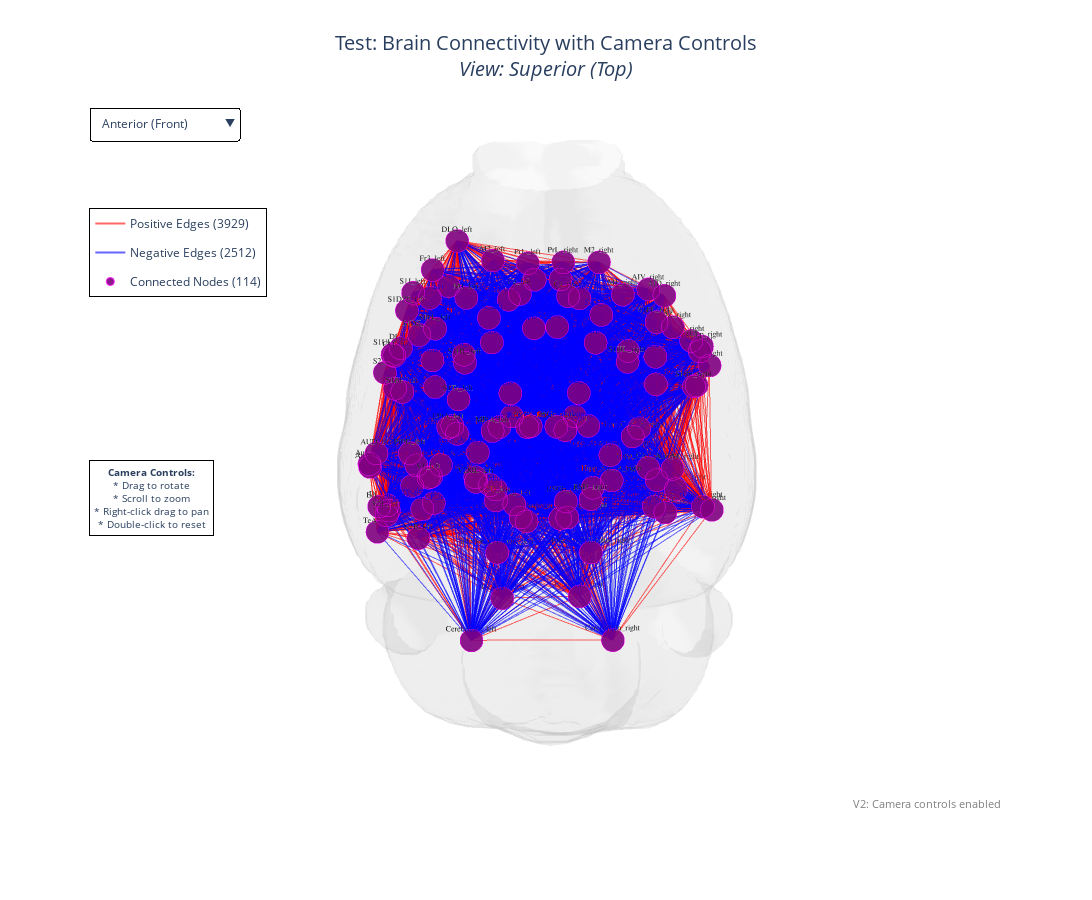

Notebook source saved alongside this figure:
### Code cell
# Display the figure inline (optional)
fig.show()

### Figure 1 — Plotly figure (JSON) as saved in the notebook; plotly's stock layout.template omitted (floating-point values rounded to 4 significant figures; data arrays with more than 128 entries replaced by an {"elided": "..."} marker saying what was removed)
{"data": [{"color": "lightgray", "hoverinfo": "skip", "i": {"elided": "18857 int values"}, "j": {"elided": "18857 int values"}, "k": {"elided": "18857 int values"}, "name": "Brain Surface", "opacity": 0.15, "showlegend": false, "type": "mesh3d", "x": {"elided": "9510 float values"}, "y": {"elided": "9510 float values"}, "z": {"elided": "9510 float values"}}, {"hoverinfo": "text", "hovertext": {"elided": "11787 str values"}, "legendgroup": "pos_edges", "line": {"color": "red", "width": 2}, "mode": "lines", "name": "Positive Edges (3929)", "opacity": 0.6, "showlegend": true, "type": "scatter3d", "visible": true, "x": {"elided": "11787 float values"}, "y": {"elided": "11787 float values"}, "z": {"elided": "11787 float values"}}, {"hoverinfo": "text", "hovertext": {"elided": "7536 str values"}, "legendgroup": "neg_edges", "line": {"color": "blue", "width": 2}, "mode": "lines", "name": "Negative Edges (2512)", "opacity": 0.6, "showlegend": true, "type": "scatter3d", "visible": true, "x": {"elided": "7536 float values"}, "y": {"elided": "7536 float values"}, "z": {"elided": "7536 float values"}}, {"hoverinfo": "text", "hovertext": ["Acumbens_left", "AID_left", "AIP_left", "AIV_left", "Amygdala_left", "Au1_left", "AUD_left", "AuV_left", "Brainstem_left", "Cent_Gray_left", "Cerebellum_left", "Cg_left", "DI_left", "DLEnt_left", "DLO_left", "Ect_left", "Fr3_left", "GI_left", "Hipp_CA1_A_left", "Hipp_CA1_P_left", "Hipp_CA2_left", "Hipp_CA3_A_left", "Hipp_CA3_P_left", "Hipp_dentegyrus_A_left", "Hipp_dentegyrus_P_left", "Hipp_FC_left", "Hipp_Sub_A_left", "Hipp_Sub_P_left", "Hypothalamus_left", "IL_left", "Inferior_Colliculus_left", "LPtA_left", "LSeptn_left", "M1_left", "M2_left", "MPtA_left", "Piriform_left", "PRh_left", "PrL_left", "PtPD_left", "Rest_of_Midbrain_left", "RSD_left", "RSGb_left", "RSGc_left", "S1BF_left", "S1DZ0_left", "S1DZ_left", "S1FL_left", "S1HL_left", "S1J_left", "S1Tr_left", "S1ULp_left", "S2_left", "SaA_left", "SaM_left", "SaP_left", "Substantia_Nigra_left", "Superior_Colliculus_left", "TeA_left", "Thalamus_A_left", "Thalamus_P_left", "V1B_left", "V1_left", "V2L_left", "V2ML_left", "VP_mfb_left", "Acumbens_right", "AID_right", "AIP_right", "AIV_right", "Amygdala_right", "Brainstem_right", "Central_Gray_right", "Cerebellum_right", "Cg_right", "DI_right", "DLEnt_right", "Ect_right", "GI_right", "Hipp_CA1_A_right", "Hipp_CA1_P_right", "Hipp_CA2_right", "Hipp_CA3_A_right", "Hipp_CA3_P_right", "Hipp_dentegyrus_A_right", "Hipp_dentegyrus_P_right", "Hipp_FC_right", "Hipp_Sub_A_right", "Hipp_Sub_P_right", "Hypothalamus_right", "IL_right", "Inferior_Colliculus_right", "LSeptn_right", "M1_right", "M2_right", "Piriform_right", "PrL_right", "Rest_of_Midbrain_right", "RSD_right", "RSGb_right", "RSGc_right", "S1BF_right", "S1DZ_right", "S1FL_right", "S1HL_right", "S1ULp_right", "S2_right", "SaA_right", "SaM_right", "SaP_right", "Superior_Colliculus_right", "Thalamus_A_right", "Thalamus_P_right", "VP_mfb_right"], "legendgroup": "nodes_all", "marker": {"color": "purple", "line": {"color": "magenta", "width": 1}, "opacity": 0.9, "size": 8}, "mode": "markers+text", "name": "All Nodes (114)", "showlegend": true, "text": ["Acumbens_left", "AID_left", "AIP_left", "AIV_left", "Amygdala_left", "Au1_left", "AUD_left", "AuV_left", "Brainstem_left", "Cent_Gray_left", "Cerebellum_left", "Cg_left", "DI_left", "DLEnt_left", "DLO_left", "Ect_left", "Fr3_left", "GI_left", "Hipp_CA1_A_left", "Hipp_CA1_P_left", "Hipp_CA2_left", "Hipp_CA3_A_left", "Hipp_CA3_P_left", "Hipp_dentegyrus_A_left", "Hipp_dentegyrus_P_left", "Hipp_FC_left", "Hipp_Sub_A_left", "Hipp_Sub_P_left", "Hypothalamus_left", "IL_left", "Inferior_Colliculus_left", "LPtA_left", "LSeptn_left", "M1_left", "M2_left", "MPtA_left", "Piriform_left", "PRh_left", "PrL_left", "PtPD_left", "Rest_of_Midbrain_left", "RSD_left", "RSGb_left", "RSGc_left", "S1BF_left", "S1DZ0_left", "S1DZ_left", "S1FL_left", "S1HL_left", "S1J_left", "S1Tr_left", "S1ULp_left", "S2_left", "SaA_left", "SaM_left", "SaP_left", "Substantia_Nigra_left", "Superior_Colliculus_left", "TeA_left", "Thalamus_A_left", "Thalamus_P_left", "V1B_left", "V1_left", "V2L_left", "V2ML_left", "VP_mfb_left", "Acumbens_right", "AID_right", "AIP_right", "AIV_right", "Amygdala_right", "Brainstem_right", "Central_Gray_right", "Cerebellum_right", "Cg_right", "DI_right", "DLEnt_right", "Ect_right", "GI_right", "Hipp_CA1_A_right", "Hipp_CA1_P_right", "Hipp_CA2_right", "Hipp_CA3_A_right", "Hipp_CA3_P_right", "Hipp_dentegyrus_A_right", "Hipp_dentegyrus_P_right", "Hipp_FC_right", "Hipp_Sub_A_right", "Hipp_Sub_P_right", "Hypothalamus_right", "IL_right", "Inferior_Colliculus_right", "LSeptn_right", "M1_right", "M2_right", "Piriform_right", "PrL_right", "Rest_of_Midbrain_right", "RSD_right", "RSGb_right", "RSGc_right", "S1BF_right", "S1DZ_right", "S1FL_right", "S1HL_right", "S1ULp_right", "S2_right", "SaA_right", "SaM_right", "SaP_right", "Superior_Colliculus_right", "Thalamus_A_right", "Thalamus_P_right", "VP_mfb_right"], "textfont": {"color": "black", "family": "Arial", "size": 8}, "textposition": "top center", "type": "scatter3d", "visible": false, "x": [-15.36, -45.77, -61.89, -38.61, -40.17, -67.02, -62.84, -69.2, -18.43, -7.648, -28.42, -9.388, -57.78, -64.59, -33.79, -65.15, -41.54, -59.79, -38.43, -54.24, -49.65, -32.79, -45.95, -25.2, -44.61, -6.975, -25.6, -49.0, -14.51, -4.513, -18.28, -33.48, -4.912, -27.94, -18.71, -18.16, -47.9, -61.78, -6.823, -47.58, -19.85, -17.41, -11.23, -5.474, -51.72, -51.69, -45.27, -38.94, -27.95, -49.54, -30.02, -57.94, -62.64, -22.08, -32.09, -43.81, -23.3, -9.319, -62.82, -14.23, -18.48, -44.72, -40.46, -57.23, -23.78, -23.13, 13.49, 45.91, 60.91, 40.06, 39.55, 13.84, 5.344, 25.12, 7.623, 56.78, 62.82, 63.59, 59.67, 36.72, 51.88, 47.7, 31.44, 43.58, 23.42, 42.26, 6.895, 23.36, 46.65, 11.86, 5.433, 16.46, 4.261, 26.51, 18.33, 45.63, 6.188, 18.1, 15.13, 6.821, 3.484, 52.6, 44.61, 38.2, 27.73, 58.05, 62.7, 21.1, 31.56, 42.68, 7.563, 12.84, 16.43, 20.85], "y": [66.02, 64.44, 29.91, 69.37, 15.36, -0.8123, 3.179, -2.04, -57.05, -22.94, -67.81, 59.34, 45.15, -17.67, 83.72, -17.4, 70.17, 41.7, -1.128, -9.762, -1.328, 10.34, -5.95, 3.462, -16.3, 12.68, -5.484, -18.62, 18.98, 70.27, -33.65, 11.77, 52.62, 57.32, 70.49, 10.51, 42.57, -19.07, 73.12, 3.067, -10.83, -13.24, -14.89, 12.48, 25.16, 56.0, 45.26, 46.67, 34.1, 62.86, 21.38, 40.37, 34.58, 55.3, 41.74, 29.43, -9.654, -20.08, -26.04, 27.11, 13.73, -26.64, -5.352, -19.09, -6.662, 50.58, 66.54, 64.64, 30.97, 67.78, 14.29, -56.02, -21.87, -67.36, 58.42, 47.44, -18.02, -18.46, 42.99, -2.158, -10.98, -2.575, 9.301, -7.24, 2.486, -17.62, 11.5, -6.591, -19.87, 18.97, 70.21, -33.48, 53.15, 58.06, 69.5, 43.94, 73.18, -10.06, -12.73, -13.74, 12.31, 26.92, 47.61, 48.54, 34.19, 43.05, 36.99, 56.39, 42.84, 30.26, -20.05, 27.26, 14.09, 50.43], "z": [-20.08, -7.543, -21.02, -9.037, -37.53, 4.945, 12.78, -6.915, -28.89, -0.4212, 4.175, 27.15, -10.89, -18.98, 4.863, -4.492, 16.59, -7.768, 17.72, -17.09, 2.122, 14.86, -11.84, 14.52, -9.956, 17.54, 20.93, -8.871, -29.99, -1.094, 11.5, 37.51, -8.161, 30.55, 30.21, 40.66, -31.04, -6.653, 14.37, 31.09, -6.74, 34.7, 29.27, 30.6, 22.09, 12.24, 24.39, 30.04, 35.84, 11.31, 37.25, 6.931, -2.849, 0.1476, -4.176, -7.824, -26.12, 19.95, 10.87, -10.14, -7.93, 30.41, 35.47, 22.73, 40.97, -34.67, -19.79, -3.898, -18.26, -7.273, -36.26, -27.44, -0.4096, 5.873, 28.19, -6.538, -14.84, 0.3585, -4.099, 20.6, -14.19, 5.424, 17.49, -9.127, 16.67, -7.31, 19.11, 23.17, -6.354, -28.88, -0.4093, 12.66, -8.513, 32.77, 31.74, -29.65, 15.69, -5.421, 36.37, 31.04, 31.4, 24.22, 27.43, 32.72, 37.56, 10.02, 0.3929, 0.7026, -1.333, -4.863, 20.4, -9.544, -7.116, -34.28]}, {"hoverinfo": "text", "hovertext": ["Acumbens_left", "AID_left", "AIP_left", "AIV_left", "Amygdala_left", "Au1_left", "AUD_left", "AuV_left", "Brainstem_left", "Cent_Gray_left", "Cerebellum_left", "Cg_left", "DI_left", "DLEnt_left", "DLO_left", "Ect_left", "Fr3_left", "GI_left", "Hipp_CA1_A_left", "Hipp_CA1_P_left", "Hipp_CA2_left", "Hipp_CA3_A_left", "Hipp_CA3_P_left", "Hipp_dentegyrus_A_left", "Hipp_dentegyrus_P_left", "Hipp_FC_left", "Hipp_Sub_A_left", "Hipp_Sub_P_left", "Hypothalamus_left", "IL_left", "Inferior_Colliculus_left", "LPtA_left", "LSeptn_left", "M1_left", "M2_left", "MPtA_left", "Piriform_left", "PRh_left", "PrL_left", "PtPD_left", "Rest_of_Midbrain_left", "RSD_left", "RSGb_left", "RSGc_left", "S1BF_left", "S1DZ0_left", "S1DZ_left", "S1FL_left", "S1HL_left", "S1J_left", "S1Tr_left", "S1ULp_left", "S2_left", "SaA_left", "SaM_left", "SaP_left", "Substantia_Nigra_left", "Superior_Colliculus_left", "TeA_left", "Thalamus_A_left", "Thalamus_P_left", "V1B_left", "V1_left", "V2L_left", "V2ML_left", "VP_mfb_left", "Acumbens_right", "AID_right", "AIP_right", "AIV_right", "Amygdala_right", "Brainstem_right", "Central_Gray_right", "Cerebellum_right", "Cg_right", "DI_right", "DLEnt_right", "Ect_right", "GI_right", "Hipp_CA1_A_right", "Hipp_CA1_P_right", "Hipp_CA2_right", "Hipp_CA3_A_right", "Hipp_CA3_P_right", "Hipp_dentegyrus_A_right", "Hipp_dentegyrus_P_right", "Hipp_FC_right", "Hipp_Sub_A_right", "Hipp_Sub_P_right", "Hypothalamus_right", "IL_right", "Inferior_Colliculus_right", "LSeptn_right", "M1_right", "M2_right", "Piriform_right", "PrL_right", "Rest_of_Midbrain_right", "RSD_right", "RSGb_right", "RSGc_right", "S1BF_right", "S1DZ_right", "S1FL_right", "S1HL_right", "S1ULp_right", "S2_right", "SaA_right", "SaM_right", "SaP_right", "Superior_Colliculus_right", "Thalamus_A_right", "Thalamus_P_right", "VP_mfb_right"], "legendgroup": "nodes_conn", "marker": {"color": "purple", "line": {"color": "magenta", "width": 1}, "opacity": 0.9, "size": 8}, "mode": "markers+text", "name": "Connected Nodes (114)", "showlegend": true, "text": ["Acumbens_left", "AID_left", "AIP_left", "AIV_left", "Amygdala_left", "Au1_left", "AUD_left", "AuV_left", "Brainstem_left", "Cent_Gray_left", "Cerebellum_left", "Cg_left", "DI_left", "DLEnt_left", "DLO_left", "Ect_left", "Fr3_left", "GI_left", "Hipp_CA1_A_left", "Hipp_CA1_P_left", "Hipp_CA2_left", "Hipp_CA3_A_left", "Hipp_CA3_P_left", "Hipp_dentegyrus_A_left", "Hipp_dentegyrus_P_left", "Hipp_FC_left", "Hipp_Sub_A_left", "Hipp_Sub_P_left", "Hypothalamus_left", "IL_left", "Inferior_Colliculus_left", "LPtA_left", "LSeptn_left", "M1_left", "M2_left", "MPtA_left", "Piriform_left", "PRh_left", "PrL_left", "PtPD_left", "Rest_of_Midbrain_left", "RSD_left", "RSGb_left", "RSGc_left", "S1BF_left", "S1DZ0_left", "S1DZ_left", "S1FL_left", "S1HL_left", "S1J_left", "S1Tr_left", "S1ULp_left", "S2_left", "SaA_left", "SaM_left", "SaP_left", "Substantia_Nigra_left", "Superior_Colliculus_left", "TeA_left", "Thalamus_A_left", "Thalamus_P_left", "V1B_left", "V1_left", "V2L_left", "V2ML_left", "VP_mfb_left", "Acumbens_right", "AID_right", "AIP_right", "AIV_right", "Amygdala_right", "Brainstem_right", "Central_Gray_right", "Cerebellum_right", "Cg_right", "DI_right", "DLEnt_right", "Ect_right", "GI_right", "Hipp_CA1_A_right", "Hipp_CA1_P_right", "Hipp_CA2_right", "Hipp_CA3_A_right", "Hipp_CA3_P_right", "Hipp_dentegyrus_A_right", "Hipp_dentegyrus_P_right", "Hipp_FC_right", "Hipp_Sub_A_right", "Hipp_Sub_P_right", "Hypothalamus_right", "IL_right", "Inferior_Colliculus_right", "LSeptn_right", "M1_right", "M2_right", "Piriform_right", "PrL_right", "Rest_of_Midbrain_right", "RSD_right", "RSGb_right", "RSGc_right", "S1BF_right", "S1DZ_right", "S1FL_right", "S1HL_right", "S1ULp_right", "S2_right", "SaA_right", "SaM_right", "SaP_right", "Superior_Colliculus_right", "Thalamus_A_right", "Thalamus_P_right", "VP_mfb_right"], "textfont": {"color": "black", "family": "Arial", "size": 8}, "textposition": "top center", "type": "scatter3d", "visible": true, "x": [-15.36, -45.77, -61.89, -38.61, -40.17, -67.02, -62.84, -69.2, -18.43, -7.648, -28.42, -9.388, -57.78, -64.59, -33.79, -65.15, -41.54, -59.79, -38.43, -54.24, -49.65, -32.79, -45.95, -25.2, -44.61, -6.975, -25.6, -49.0, -14.51, -4.513, -18.28, -33.48, -4.912, -27.94, -18.71, -18.16, -47.9, -61.78, -6.823, -47.58, -19.85, -17.41, -11.23, -5.474, -51.72, -51.69, -45.27, -38.94, -27.95, -49.54, -30.02, -57.94, -62.64, -22.08, -32.09, -43.81, -23.3, -9.319, -62.82, -14.23, -18.48, -44.72, -40.46, -57.23, -23.78, -23.13, 13.49, 45.91, 60.91, 40.06, 39.55, 13.84, 5.344, 25.12, 7.623, 56.78, 62.82, 63.59, 59.67, 36.72, 51.88, 47.7, 31.44, 43.58, 23.42, 42.26, 6.895, 23.36, 46.65, 11.86, 5.433, 16.46, 4.261, 26.51, 18.33, 45.63, 6.188, 18.1, 15.13, 6.821, 3.484, 52.6, 44.61, 38.2, 27.73, 58.05, 62.7, 21.1, 31.56, 42.68, 7.563, 12.84, 16.43, 20.85], "y": [66.02, 64.44, 29.91, 69.37, 15.36, -0.8123, 3.179, -2.04, -57.05, -22.94, -67.81, 59.34, 45.15, -17.67, 83.72, -17.4, 70.17, 41.7, -1.128, -9.762, -1.328, 10.34, -5.95, 3.462, -16.3, 12.68, -5.484, -18.62, 18.98, 70.27, -33.65, 11.77, 52.62, 57.32, 70.49, 10.51, 42.57, -19.07, 73.12, 3.067, -10.83, -13.24, -14.89, 12.48, 25.16, 56.0, 45.26, 46.67, 34.1, 62.86, 21.38, 40.37, 34.58, 55.3, 41.74, 29.43, -9.654, -20.08, -26.04, 27.11, 13.73, -26.64, -5.352, -19.09, -6.662, 50.58, 66.54, 64.64, 30.97, 67.78, 14.29, -56.02, -21.87, -67.36, 58.42, 47.44, -18.02, -18.46, 42.99, -2.158, -10.98, -2.575, 9.301, -7.24, 2.486, -17.62, 11.5, -6.591, -19.87, 18.97, 70.21, -33.48, 53.15, 58.06, 69.5, 43.94, 73.18, -10.06, -12.73, -13.74, 12.31, 26.92, 47.61, 48.54, 34.19, 43.05, 36.99, 56.39, 42.84, 30.26, -20.05, 27.26, 14.09, 50.43], "z": [-20.08, -7.543, -21.02, -9.037, -37.53, 4.945, 12.78, -6.915, -28.89, -0.4212, 4.175, 27.15, -10.89, -18.98, 4.863, -4.492, 16.59, -7.768, 17.72, -17.09, 2.122, 14.86, -11.84, 14.52, -9.956, 17.54, 20.93, -8.871, -29.99, -1.094, 11.5, 37.51, -8.161, 30.55, 30.21, 40.66, -31.04, -6.653, 14.37, 31.09, -6.74, 34.7, 29.27, 30.6, 22.09, 12.24, 24.39, 30.04, 35.84, 11.31, 37.25, 6.931, -2.849, 0.1476, -4.176, -7.824, -26.12, 19.95, 10.87, -10.14, -7.93, 30.41, 35.47, 22.73, 40.97, -34.67, -19.79, -3.898, -18.26, -7.273, -36.26, -27.44, -0.4096, 5.873, 28.19, -6.538, -14.84, 0.3585, -4.099, 20.6, -14.19, 5.424, 17.49, -9.127, 16.67, -7.31, 19.11, 23.17, -6.354, -28.88, -0.4093, 12.66, -8.513, 32.77, 31.74, -29.65, 15.69, -5.421, 36.37, 31.04, 31.4, 24.22, 27.43, 32.72, 37.56, 10.02, 0.3929, 0.7026, -1.333, -4.863, 20.4, -9.544, -7.116, -34.28]}], "layout": {"annotations": [{"bgcolor": "rgba(255,255,255,0.9)", "bordercolor": "black", "borderpad": 4, "borderwidth": 1, "font": {"size": 10}, "showarrow": false, "text": "<b>Camera Controls:</b><br>* Drag to rotate<br>* Scroll to zoom<br>* Right-click drag to pan<br>* Double-click to reset", "x": 0.01, "xanchor": "left", "xref": "paper", "y": 0.5, "yanchor": "top", "yref": "paper"}, {"font": {"color": "gray", "size": 11}, "showarrow": false, "text": "V2: Camera controls enabled", "x": 0.99, "xanchor": "right", "xref": "paper", "y": 0.01, "yanchor": "bottom", "yref": "paper"}], "height": 900, "legend": {"bgcolor": "rgba(255,255,255,0.9)", "bordercolor": "black", "borderwidth": 1, "x": 0.01, "y": 0.85}, "scene": {"aspectmode": "data", "bgcolor": "white", "camera": {"center": {"x": 0, "y": 0, "z": 0}, "eye": {"x": 0, "y": 0, "z": 2}, "up": {"x": 0, "y": 1, "z": 0}}, "dragmode": "orbit", "xaxis": {"showgrid": false, "visible": false, "zeroline": false}, "yaxis": {"showgrid": false, "visible": false, "zeroline": false}, "zaxis": {"showgrid": false, "visible": false, "zeroline": false}}, "showlegend": true, "title": {"font": {"size": 20}, "text": "Test: Brain Connectivity with Camera Controls<br><i>View: Superior (Top)</i>", "x": 0.5, "xanchor": "center"}, "updatemenus": [{"bgcolor": "rgba(255, 255, 255, 0.9)", "bordercolor": "black", "borderwidth": 1, "buttons": [{"args": [{"scene.camera": {"center": {"x": 0, "y": 0, "z": 0}, "eye": {"x": 0, "y": 2, "z": 0}, "up": {"x": 0, "y": 0, "z": 1}}}], "label": "Anterior (Front)", "method": "relayout"}, {"args": [{"scene.camera": {"center": {"x": 0, "y": 0, "z": 0}, "eye": {"x": 0, "y": -2, "z": 0}, "up": {"x": 0, "y": 0, "z": 1}}}], "label": "Posterior (Back)", "method": "relayout"}, {"args": [{"scene.camera": {"center": {"x": 0, "y": 0, "z": 0}, "eye": {"x": -2, "y": 0, "z": 0}, "up": {"x": 0, "y": 0, "z": 1}}}], "label": "Left Lateral", "method": "relayout"}, {"args": [{"scene.camera": {"center": {"x": 0, "y": 0, "z": 0}, "eye": {"x": 2, "y": 0, "z": 0}, "up": {"x": 0, "y": 0, "z": 1}}}], "label": "Right Lateral", "method": "relayout"}, {"args": [{"scene.camera": {"center": {"x": 0, "y": 0, "z": 0}, "eye": {"x": 0, "y": 0, "z": 2}, "up": {"x": 0, "y": 1, "z": 0}}}], "label": "Superior (Top)", "method": "relayout"}, {"args": [{"scene.camera": {"center": {"x": 0, "y": 0, "z": 0}, "eye": {"x": 0, "y": 0, "z": -2}, "up": {"x": 0, "y": -1, "z": 0}}}], "label": "Inferior (Bottom)", "method": "relayout"}, {"args": [{"scene.camera": {"center": {"x": 0, "y": 0, "z": 0}, "eye": {"x": -1.5, "y": 1.5, "z": 0.5}, "up": {"x": 0, "y": 0, "z": 1}}}], "label": "Anterolateral Left", "method": "relayout"}, {"args": [{"scene.camera": {"center": {"x": 0, "y": 0, "z": 0}, "eye": {"x": 1.5, "y": 1.5, "z": 0.5}, "up": {"x": 0, "y": 0, "z": 1}}}], "label": "Anterolateral Right", "method": "relayout"}, {"args": [{"scene.camera": {"center": {"x": 0, "y": 0, "z": 0}, "eye": {"x": -1.5, "y": -1.5, "z": 0.5}, "up": {"x": 0, "y": 0, "z": 1}}}], "label": "Posterolateral Left", "method": "relayout"}, {"args": [{"scene.camera": {"center": {"x": 0, "y": 0, "z": 0}, "eye": {"x": 1.5, "y": -1.5, "z": 0.5}, "up": {"x": 0, "y": 0, "z": 1}}}], "label": "Posterolateral Right", "method": "relayout"}, {"args": [{"scene.camera": {"center": {"x": 0, "y": 0, "z": 0}, "eye": {"x": 1.5, "y": 1.5, "z": 1.5}, "up": {"x": 0, "y": 0, "z": 1}}}], "label": "Oblique View", "method": "relayout"}], "showactive": true, "type": "dropdown", "x": 0.01, "xanchor": "left", "y": 0.99, "yanchor": "top"}], "width": 1200}}
